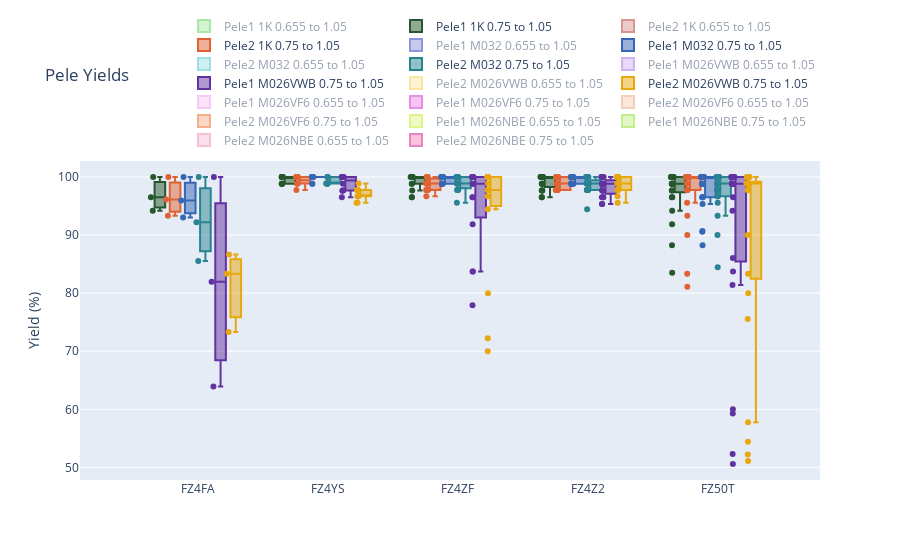

The cell this chart's notebook holds for it:
### Code cell
plot_pele_graphs('base',5)
